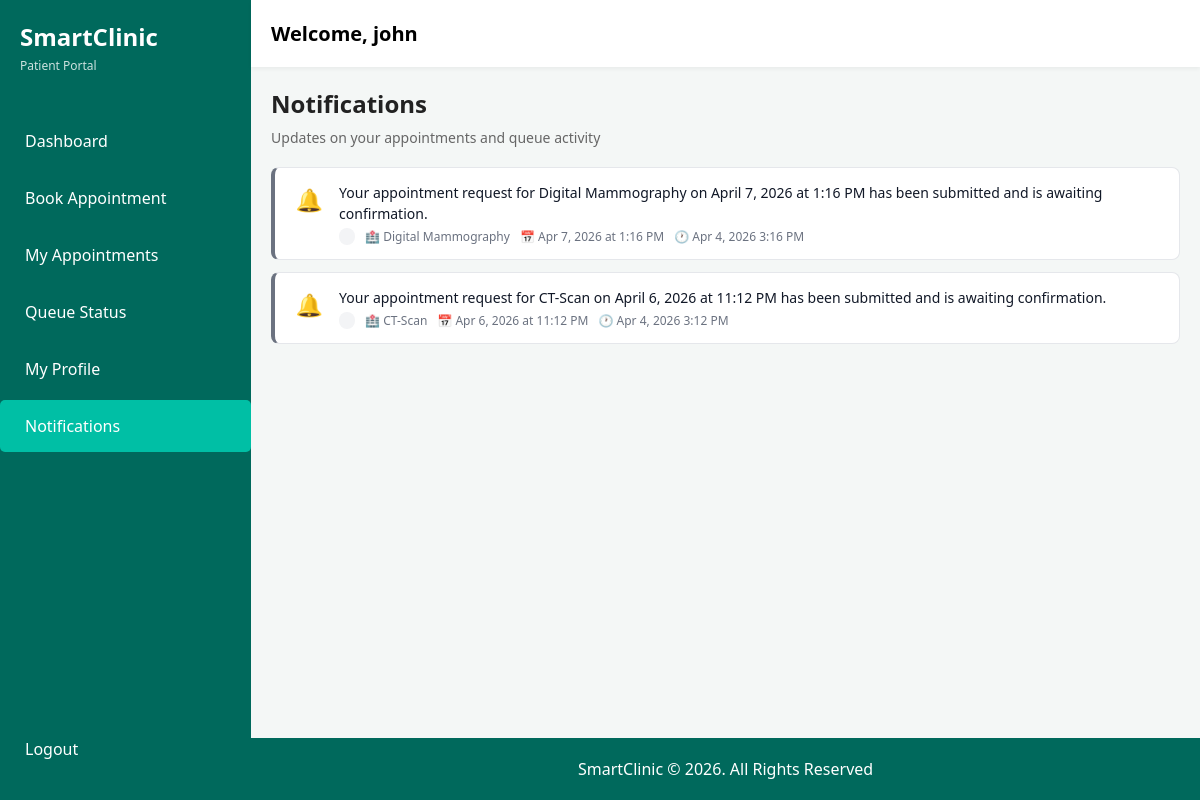
/patients/notifications.php (signed in), run on an earlier commit of the app's database.
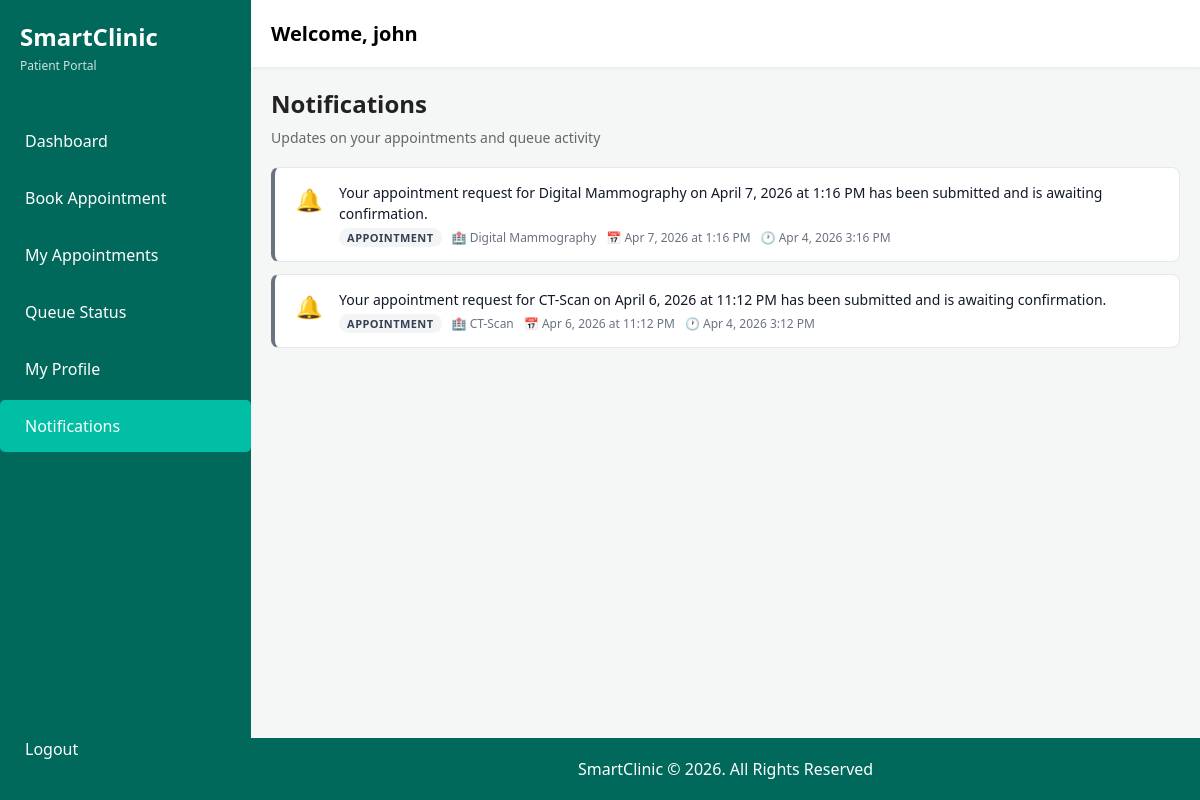
And on a later commit of the database.
### tables this page shows
CREATE TABLE `notifications` (
  `notification_id` int(11) UNSIGNED NOT NULL COMMENT 'PK for notifications',
  `user_id` int(11) UNSIGNED NOT NULL COMMENT 'FK users',
  `appointment_id` int(11) UNSIGNED DEFAULT NULL COMMENT 'FK appointments',
  `type` enum('appointment','queue','reminder','other') NOT NULL DEFAULT 'other' COMMENT 'Type of notification',
  `message` text DEFAULT NULL COMMENT 'Notification content',
  `created_at` timestamp NOT NULL DEFAULT current_timestamp() COMMENT 'Record creation date'
);

CREATE TABLE `services` (
  `service_id` int(11) UNSIGNED NOT NULL COMMENT 'PK for services',
  `service_name` varchar(100) NOT NULL COMMENT 'Name of the clinic service',
  `description` text DEFAULT NULL COMMENT 'Description of service',
  `estimated_duration` int(11) UNSIGNED NOT NULL DEFAULT 30 COMMENT 'Estimated duration in minutes'
);

CREATE TABLE `appointments` (
  `appointment_id` int(11) UNSIGNED NOT NULL COMMENT 'PK for appointments',
  `patient_id` int(11) UNSIGNED NOT NULL COMMENT 'FK users',
  `service_id` int(11) UNSIGNED NOT NULL COMMENT 'FK services',
  `appointment_date` date NOT NULL COMMENT 'Date of the appointment',
  `appointment_time` time NOT NULL COMMENT 'Time of the appointment',
  `status` enum('pending','confirmed','ongoing','completed','missed','cancelled') NOT NULL DEFAULT 'pending' COMMENT 'Current appointment status',
  `created_at` timestamp NOT NULL DEFAULT current_timestamp() COMMENT 'Creation date'
);

### patients/notifications.php (the view, shortened to what this page needs)
<?php
require_once '../config/database.php';
$patient_id = $_SESSION['user_id'];
$name_result = mysqli_query($conn, "SELECT first_name FROM users WHERE user_id = $patient_id");
$user = mysqli_fetch_assoc($name_result);
$query = "
    SELECT
        n.notification_id,
        n.type,
        n.message,
        n.created_at,
        n.appointment_id,
        a.appointment_date,
        a.appointment_time,
        s.service_name
    FROM notifications n
    LEFT JOIN appointments a ON n.appointment_id = a.appointment_id
    LEFT JOIN services s ON a.service_id = s.service_id
    WHERE n.user_id = $patient_id
    ORDER BY n.created_at DESC
";
$result = mysqli_query($conn, $query);
$notifications = [];
while ($row = mysqli_fetch_assoc($result)) {
    $notifications[] = $row;
}
?>
<!DOCTYPE html>
<html lang="en">
<head>
    <link rel="stylesheet" href="../assets/css/styles.css">
</head>
<body class="dashboard-page">
<div class="app-container">
    <aside class="sidebar">
        <div class="logo">
            <h1>SmartClinic</h1>
            <span>Patient Portal</span>
        </div>
        <nav class="menu">
            <a href="dashboard.php" class="nav-item">Dashboard</a>
            <a href="book_appointment.php" class="nav-item">Book Appointment</a>
            <a href="my_appointments.php" class="nav-item">My Appointments</a>
            <a href="queue_status.php" class="nav-item">Queue Status</a>
            <a href="profile.php" class="nav-item">My Profile</a>
            <a href="notifications.php" class="nav-item active">Notifications</a>
        </nav>
        <div class="logout">
            <a href="../logout.php" class="nav-item">Logout</a>
        </div>
    </aside>
    <main class="main-content">
        <header class="top-bar">
            <h2>Welcome, <?= htmlspecialchars($user['first_name'] ?? '') ?></h2>
        </header>
        <section class="dashboard">
            <div class="dashboard-header">
                <h3>Notifications</h3>
                <p>Updates on your appointments and queue activity</p>
            </div>
            <?php if (empty($notifications)): ?>
                <div class="no-data">
                    <p>🔔 You have no notifications yet.</p>
                </div>
            <?php else: ?>
                <div class="notif-list">
                <?php foreach ($notifications as $n):
                    $icon  = '🔔';
                    $badge = '<span class="notif-badge badge-gray">' . htmlspecialchars($n['type']) . '</span>';
                    $type_class = 'type-' . preg_replace('/[^a-z0-9_]/', '_', strtolower($n['type']));
                ?>
                    <div class="notif-card <?= $type_class ?>">
                        <div class="notif-icon"><?= $icon ?></div>
                        <div class="notif-body">
                            <p class="notif-message"><?= htmlspecialchars($n['message']) ?></p>
                            <div class="notif-meta">
                                <?= $badge ?>
                                <?php if (!empty($n['service_name'])): ?>
                                    <span>🏥 <?= htmlspecialchars($n['service_name']) ?></span>
                                <?php endif; ?>
                                <?php if (!empty($n['appointment_date'])): ?>
                                    <span>📅 <?= date('M j, Y', strtotime($n['appointment_date'])) ?>
                                    <?php if (!empty($n['appointment_time'])): ?>
                                        at <?= date('g:i A', strtotime($n['appointment_time'])) ?>
                                    <?php endif; ?>
                                    </span>
                                <?php endif; ?>
                                <span>🕐 <?= date('M j, Y g:i A', strtotime($n['created_at'])) ?></span>
                            </div>
                        </div>
                    </div>
                <?php endforeach; ?>
                </div>
            <?php endif; ?>
        </section>
        <footer class="footer">
            SmartClinic © 2026. All Rights Reserved
        </footer>
    </main>
</div>
</body>
</html>

What changed in the data, as far as the page shows it:
changed notifications "Apr 4, 2026 3:16 PM": type (not shown) → "APPOINTMENT"
changed notifications "Apr 4, 2026 3:12 PM": type (not shown) → "APPOINTMENT"
